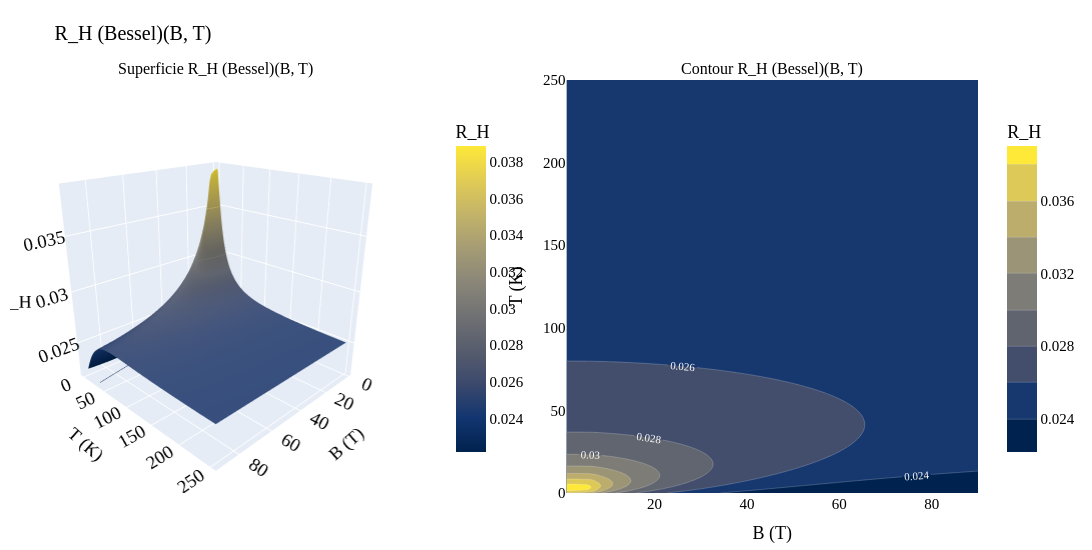

This figure's notebook cell:
### Markdown cell above
---
### Coefficiente di Hall $R_H(B, T)$ — Bessel

$R_H = \dfrac{\rho_{xy}}{B} = -\dfrac{\sigma_{xy}}{B\,(\sigma_{xx}^2 + \sigma_{xy}^2)}$

Nel plateau ($B < B_{\mathrm{ref}}$, dove iv($k,\alpha$) diverge) uso il limite Drude low-field $\omega_c\tau \ll 1$: $\sigma_{xx} \simeq \sigma_0$ costante, $\sigma_{xy}(B) \simeq \sigma_{xy}(B_{\mathrm{ref}})\cdot B/B_{\mathrm{ref}}$ lineare in $B$. In questo regime $R_H \to \sigma_{xy,\mathrm{ref}}/(B_{\mathrm{ref}}\sigma_0^2)$ indipendente da $B$, come atteso.

### Code cell
plot_observable_4panel(
    R_H_B_grid,
    name='R_H (Bessel)', name_tex=r'$R_H$',
    label_plain='R_H',
    label_tex=r'$R_H$',
    cmap='Cividis',
    B_grid_1d=B_grid_1d, T_grid_1d=T_grid_1d,
    B_slices=(5, 20, 40, 60, 80),
)

### Figure 1 — Plotly figure (JSON) as saved in the notebook; plotly's stock layout.template omitted (floating-point values rounded to 4 significant figures; data arrays with more than 128 entries replaced by an {"elided": "..."} marker saying what was removed)
{"data": [{"colorbar": {"len": 0.85, "title": {"text": "R_H"}, "x": 0.45}, "colorscale": [[0, "#00224e"], [0.1111, "#123570"], [0.2222, "#3b496c"], [0.3333, "#575d6d"], [0.4444, "#707173"], [0.5556, "#8a8678"], [0.6667, "#a59c74"], [0.7778, "#c3b369"], [0.8889, "#e1cc55"], [1, "#fee838"]], "contours": {"z": {"highlightcolor": "white", "project": {"z": true}, "show": true, "usecolormap": true}}, "hovertemplate": "B = %{x:.1f} T<br>T = %{y:.1f} K<br>R_H = %{z:.4g}<extra></extra>", "scene": "scene", "type": "surface", "x": [1.0, 2.127, 3.253, 4.38, 5.506, 6.633, 7.759, 8.886, 10.01, 11.14, 12.27, 13.39, 14.52, 15.65, 16.77, 17.9, 19.03, 20.15, 21.28, 22.41, 23.53, 24.66, 25.78, 26.91, 28.04, 29.16, 30.29, 31.42, 32.54, 33.67, 34.8, 35.92, 37.05, 38.18, 39.3, 40.43, 41.56, 42.68, 43.81, 44.94, 46.06, 47.19, 48.32, 49.44, 50.57, 51.7, 52.82, 53.95, 55.08, 56.2, 57.33, 58.46, 59.58, 60.71, 61.84, 62.96, 64.09, 65.22, 66.34, 67.47, 68.59, 69.72, 70.85, 71.97, 73.1, 74.23, 75.35, 76.48, 77.61, 78.73, 79.86, 80.99, 82.11, 83.24, 84.37, 85.49, 86.62, 87.75, 88.87, 90.0], "y": {"elided": "200 float values"}, "z": {"elided": "200x80 float values"}}, {"colorbar": {"len": 0.85, "title": {"text": "R_H"}, "x": 1.02}, "colorscale": [[0, "#00224e"], [0.1111, "#123570"], [0.2222, "#3b496c"], [0.3333, "#575d6d"], [0.4444, "#707173"], [0.5556, "#8a8678"], [0.6667, "#a59c74"], [0.7778, "#c3b369"], [0.8889, "#e1cc55"], [1, "#fee838"]], "contours": {"labelfont": {"color": "white", "size": 11}, "showlabels": true}, "hovertemplate": "B = %{x:.1f} T<br>T = %{y:.1f} K<br>R_H = %{z:.4g}<extra></extra>", "line": {"color": "rgba(255,255,255,0.4)", "width": 0.5}, "type": "contour", "x": [1.0, 2.127, 3.253, 4.38, 5.506, 6.633, 7.759, 8.886, 10.01, 11.14, 12.27, 13.39, 14.52, 15.65, 16.77, 17.9, 19.03, 20.15, 21.28, 22.41, 23.53, 24.66, 25.78, 26.91, 28.04, 29.16, 30.29, 31.42, 32.54, 33.67, 34.8, 35.92, 37.05, 38.18, 39.3, 40.43, 41.56, 42.68, 43.81, 44.94, 46.06, 47.19, 48.32, 49.44, 50.57, 51.7, 52.82, 53.95, 55.08, 56.2, 57.33, 58.46, 59.58, 60.71, 61.84, 62.96, 64.09, 65.22, 66.34, 67.47, 68.59, 69.72, 70.85, 71.97, 73.1, 74.23, 75.35, 76.48, 77.61, 78.73, 79.86, 80.99, 82.11, 83.24, 84.37, 85.49, 86.62, 87.75, 88.87, 90.0], "xaxis": "x", "y": {"elided": "200 float values"}, "yaxis": "y", "z": {"elided": "200x80 float values"}}], "layout": {"annotations": [{"font": {"size": 16}, "showarrow": false, "text": "Superficie R_H (Bessel)(B, T)", "x": 0.2125, "xanchor": "center", "xref": "paper", "y": 1, "yanchor": "bottom", "yref": "paper"}, {"font": {"size": 16}, "showarrow": false, "text": "Contour R_H (Bessel)(B, T)", "x": 0.7875, "xanchor": "center", "xref": "paper", "y": 1, "yanchor": "bottom", "yref": "paper"}], "font": {"color": "black", "family": "serif", "size": 15}, "height": 550, "margin": {"b": 10, "l": 10, "r": 10, "t": 80}, "scene": {"camera": {"eye": {"x": 1.6, "y": 1.6, "z": 0.9}}, "domain": {"x": [0, 0.425], "y": [0, 1]}, "xaxis": {"title": {"text": "B (T)"}}, "yaxis": {"title": {"text": "T (K)"}}, "zaxis": {"title": {"text": "R_H"}}}, "title": {"font": {"color": "black", "family": "serif", "size": 20}, "text": "R_H (Bessel)(B, T)"}, "width": 1200, "xaxis": {"anchor": "y", "domain": [0.575, 1], "title": {"text": "B (T)"}}, "yaxis": {"anchor": "x", "domain": [0, 1], "title": {"text": "T (K)"}}}}
